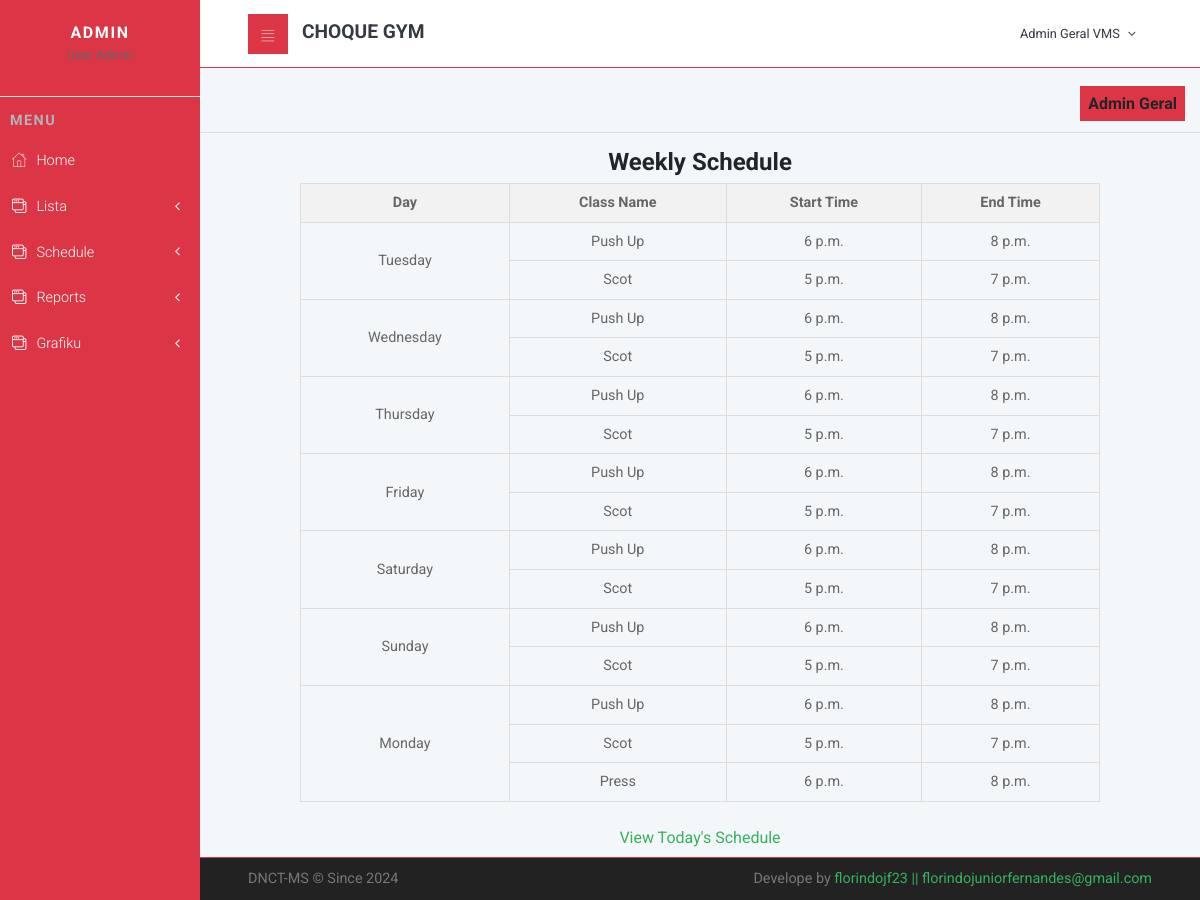
Screenshot of /schedule/week/ (signed in) with the database file from the repository.
### cliente/models.py (models this page shows, shortened)
class GymClass(models.Model):
    name = models.CharField(max_length=100)
    description = models.TextField()
    start_time = models.TimeField()
    end_time = models.TimeField()
    days_of_week = models.CharField(max_length=150)
    payment_per_month = models.DecimalField(max_digits=6, decimal_places=2, default=25.00)

### main/views.py (the view)
# urls.py: path('schedule/week/', views.weekly_schedule, name='weekly_schedule'),
@login_required
def weekly_schedule(request):
    today = date.today()
    week_days = [(today + timedelta(days=i)).strftime("%A") for i in range(7)]  # List of days in the week starting from today
    weekly_classes = {day: GymClass.objects.filter(days_of_week__icontains=day) for day in week_days}
    context = {
        'week_days': week_days,
        'weekly_classes': weekly_classes,
    }
    return render(request, 'main/weekly_schedule.html', context)

### main/templates/main/weekly_schedule.html (shortened to what this page needs)
{% extends 'main/layout.html' %}
{% load static %}
{% load crispy_forms_tags %}
{% block content %}
<div style="text-align: center;">
    <h1>Weekly Schedule</h1>
    <table style="margin: auto; width: 80%; border-collapse: collapse; border: 1px solid #ddd;">
        <thead>
            <tr style="background-color: #f2f2f2;">
                <th style="border: 1px solid #ddd; padding: 8px;">Day</th>
                <th style="border: 1px solid #ddd; padding: 8px;">Class Name</th>
                <th style="border: 1px solid #ddd; padding: 8px;">Start Time</th>
                <th style="border: 1px solid #ddd; padding: 8px;">End Time</th>
            </tr>
        </thead>
        <tbody>
            {% for day, classes in weekly_classes.items %}
                {% if classes %}
                    {% for gym_class in classes %}
                        <tr style="border: 1px solid #ddd;">
                            {% if forloop.first %}
                                <td rowspan="{{ classes|length }}" style="border: 1px solid #ddd; padding: 8px;">{{ day }}</td>
                            {% endif %}
                            <td style="border: 1px solid #ddd; padding: 8px;">{{ gym_class.name }}</td>
                            <td style="border: 1px solid #ddd; padding: 8px;">{{ gym_class.start_time }}</td>
                            <td style="border: 1px solid #ddd; padding: 8px;">{{ gym_class.end_time }}</td>
                        </tr>
                    {% endfor %}
                {% endif %}
            {% endfor %}
        </tbody>
    </table>
    <br>
    <a href="{% url 'todays_schedule' %}">View Today's Schedule</a>
</div>
{% endblock %}

### static/css/style.default.css (style rules this page uses)
a { display: inline-block; text-decoration: none; color: #fff; }
body { overflow-x: hidden; }
table { font-size: 0.9em; color: #666; }
body { font-family: "Roboto", sans-serif; font-size: 1rem; font-weight: 400; line-height: 1.5; color: #212529; background-color: #fff; }
a { color: #33b35a; text-decoration: none; }
h1, h2, h3, h4, h5, h6, .h1, .h2, .h3, .h4, .h5, .h6 { margin-bottom: 0.5rem; font-family: inherit; font-weight: 700; line-height: 1.1; color: inherit; }
h1, .h1 { font-size: 1.5rem; }

### rows the page displays
GymClass: day "Tuesday", name "Push Up", start_time "6 p.m.", end_time "8 p.m.", day "Wednesday", day "Thursday", day "Friday", day "Saturday", day "Sunday", day "Monday"
GymClass: name "Scot", start_time "5 p.m.", end_time "7 p.m."
GymClass: name "Press", start_time "6 p.m.", end_time "8 p.m."
